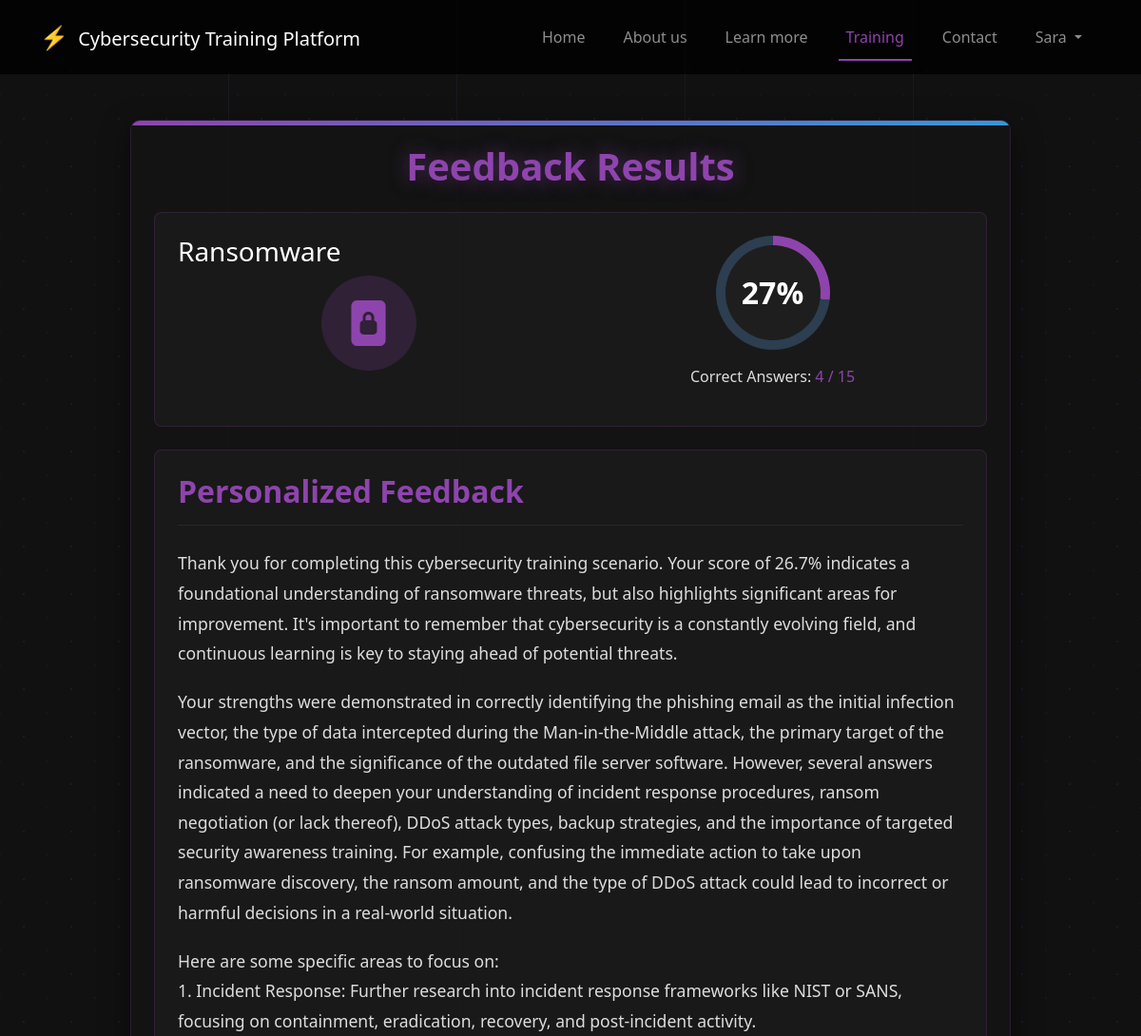
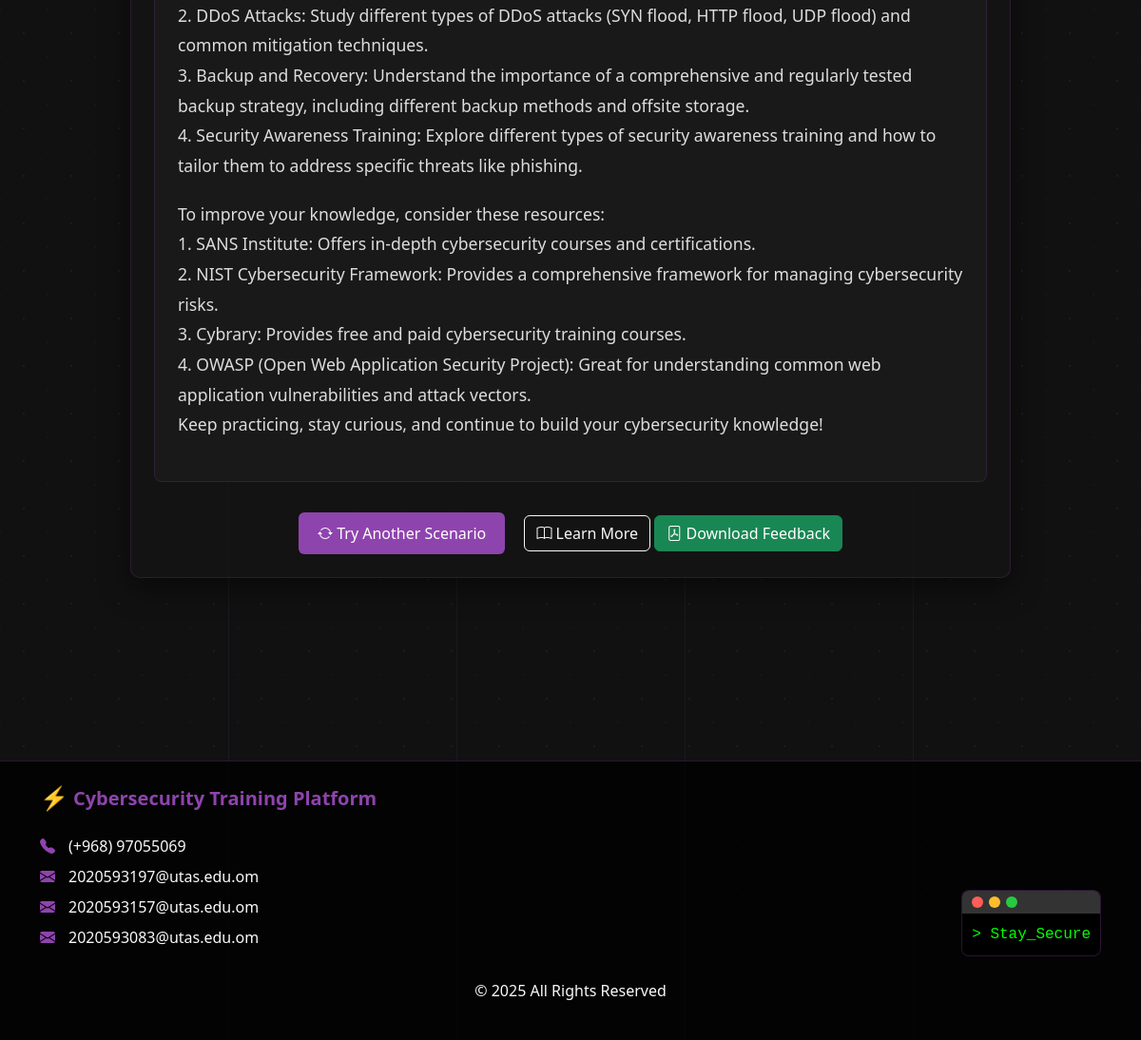
/training/feedback/149/ (signed in), run on the app's committed database (2 pictures, top to bottom).
### training/models.py (models this page shows, shortened)
class Scenario(models.Model):
    scenario_id = models.AutoField(primary_key=True)
    user = models.ForeignKey(User, on_delete=models.CASCADE, related_name='scenarios')
    attack_type = models.ForeignKey(AttackType, on_delete=models.CASCADE)
    created_at = models.DateTimeField(auto_now_add=True)
    scenario_text = models.TextField()
    json_data = models.JSONField(null=True, blank=True)

class UserScenarioResult(models.Model):
    user = models.ForeignKey(User, on_delete=models.CASCADE)
    scenario = models.ForeignKey(Scenario, on_delete=models.CASCADE)
    score = models.IntegerField()  # عدد الإجابات الصحيحة
    total_questions = models.IntegerField()  # العدد الإجمالي للأسئلة
    percentage = models.FloatField()  # النسبة المئوية للإجابات الصحيحة
    feedback = models.TextField(null=True, blank=True)  # التغذية الراجعة
    completed_at = models.DateTimeField(auto_now_add=True)

### pages/models.py (models this page shows, shortened)
class AttackType(models.Model):
    name = models.CharField(max_length=100)
    description = models.TextField()
    icon = models.CharField(max_length=100, blank=True)

### training/views.py (the view)
# urls.py: path('feedback/<int:scenario_id>/', views.feedback, name='feedback'),
@login_required
def feedback(request, scenario_id):
    scenario = get_object_or_404(Scenario, scenario_id=scenario_id)
    user_result = UserScenarioResult.objects.filter(
        user=request.user,
        scenario=scenario
    ).order_by('-completed_at').first()
    if not user_result:
        messages.warning(request, 'No results found for this scenario')
        return redirect('training:scenario', scenario_id=scenario_id)
    responses = Response.objects.filter(
        user=request.user,
        scenario=scenario
    ).select_related('answer', 'answer__question')
    questions = Question.objects.filter(scenario=scenario).prefetch_related('answers')
    question_data = {}
    for question in questions:
        correct_answer = question.answers.filter(is_correct=True).first()
        selected_response = next((r for r in responses if r.answer.question_id == question.question_id), None)
        question_data[question.question_id] = {
            'question_text': question.question_text,
            'correct_answer': correct_answer.answer_text if correct_answer else "Unknown",
            'selected_answer': selected_response.answer.answer_text if selected_response else "Not answered",
            'is_correct': selected_response and selected_response.answer.is_correct if selected_response else False,
            'explanation': question.explanation
        }
    context = {
        'scenario': scenario,
        'score': user_result.percentage,  # إرسال النسبة المئوية بدلاً من عدد الإجابات الصحيحة
        'correct_answers': user_result.score,
        'total_questions': user_result.total_questions,
        'percentage': user_result.percentage,
        'feedback': user_result.feedback,
        'question_data': question_data,
        'scenario_id': scenario_id,
        'attack_type': scenario.attack_type.name
    }
    return render(request, 'training/feedback.html', context)

### templates/training/feedback.html (shortened to what this page needs)
{% extends 'base/base.html' %}
{% load static %}
{% block content %}
<section class="feedback-section py-5">
    <div class="container">
        <div class="row justify-content-center">
            <div class="col-lg-10">
                <div class="feedback-container p-4">
                    <h1 class="feedback-title text-center mb-4">Feedback Results</h1>
                    <div class="scenario-overview p-4 mb-4">
                        <div class="row">
                            <div class="col-md-6">
                                <div class="scenario-info">
                                    <h3>{{ scenario.attack_type.name|title }}</h3>
                                    <div class="scenario-image">
                                        <div class="cyber-icon-wrapper">
                                            {% if scenario.attack_type.name == 'ransomware' %}
                                            <i class="bi bi-file-lock2-fill"></i>
                                            {% elif scenario.attack_type.name == 'ddos' %}
                                            <i class="bi bi-hdd-network-fill"></i>
                                            {% elif scenario.attack_type.name == 'mitm' %}
                                            <i class="bi bi-shield-x"></i>
                                            {% else %}
                                            <i class="bi bi-shield-fill-exclamation"></i>
                                            {% endif %}
                                        </div>
                                    </div>
                                </div>
                            </div>
                            <div class="col-md-6">
                                <div class="score-container">
                                    <div class="score-circle">
                                        <div class="score-number">{{ percentage|floatformat:0 }}%</div>
                                    </div>
                                    <div class="score-details">
                                        <p>Correct Answers: <span>{{ correct_answers }} / {{ total_questions }}</span></p>
                                    </div>
                                </div>
                            </div>
                        </div>
                    </div>
                    <div class="ai-feedback p-4 mb-4">
                        <h2 class="ai-feedback-title">Personalized Feedback</h2>
                        <div class="feedback-content">
                            {{ feedback|safe|linebreaks }}
                        </div>
                    </div>
                    <div class="action-buttons text-center">
                        <a href="{% url 'training:select_attack' %}" class="btn btn-primary me-3">
                            <i class="bi bi-arrow-repeat"></i> Try Another Scenario
                        </a>
                        <a href="{% url 'learn' %}" class="btn btn-outline-light">
                            <i class="bi bi-book"></i> Learn More
                        </a>
                        <a href="{% url 'training:download_feedback_pdf' scenario_id=scenario_id %}" class="btn btn-success" target="_blank">
                            <i class="bi bi-file-pdf"></i> Download Feedback
                        </a>
                    </div>
                </div>
            </div>
        </div>
    </div>
</section>
{% endblock %}

### templates/base/base.html (shortened to what this page needs)
<!DOCTYPE html>
{% load static %}
<html lang="en">
<head>
    <link href="https://cdn.jsdelivr.net/npm/bootstrap@5.3.0-alpha1/dist/css/bootstrap.min.css" rel="stylesheet">
    <link rel="stylesheet" href="https://cdn.jsdelivr.net/npm/bootstrap-icons@1.11.1/font/bootstrap-icons.css">
    <link rel="stylesheet" href="{% static 'css/learn.css' %}">
    <link rel="stylesheet" href="https://cdnjs.cloudflare.com/ajax/libs/font-awesome/5.15.4/css/all.min.css">
</head>
<body>
    <header>
        <nav class="navbar navbar-expand-lg navbar-dark">
            <div class="container">
                <a class="navbar-brand" href="{% url 'home' %}">
                    <span class="cyber-icon">⚡</span> Cybersecurity Training Platform
                </a>
                <div class="collapse navbar-collapse" id="navbarNav">
                    <ul class="navbar-nav ms-auto">
                        <li class="nav-item">
                            <a class="nav-link {% if request.path == '/' %}active{% endif %}" href="{% url 'home' %}">Home</a>
                        </li>
                        <li class="nav-item">
                            <a class="nav-link {% if 'about' in request.path %}active{% endif %}" href="{% url 'about' %}">About us</a>
                        </li>
                        <li class="nav-item">
                            <a class="nav-link {% if 'learn' in request.path %}active{% endif %}" href="{% url 'learn' %}">Learn more</a>
                        </li>
                        <li class="nav-item">
                            <li class="nav-item">
                                <a class="nav-link {% if 'training' in request.path %}active{% endif %}" href="/training/">Training</a>                     </li>
                        <li class="nav-item">
                            <a class="nav-link {% if 'contact' in request.path %}active{% endif %}" href="{% url 'contact' %}">Contact</a>
                        </li>
                        {% if user.is_authenticated %}
<li class="nav-item dropdown">
    <a class="nav-link dropdown-toggle" href="#" id="navbarDropdown" role="button" data-bs-toggle="dropdown" aria-expanded="false">
        {{ user.first_name|default:user.username }}
    </a>
</li>
{% else %}
<li class="nav-item">
    <a class="btn get-started-btn" href="{% url 'login' %}">Get Started</a>
</li>
{% endif %}
                    </ul>
                </div>
            </div>
        </nav>
    </header>
    <main>
        {% block content %}{% endblock %}
    </main>
    <footer class="text-light py-4">
        <div class="container">
            <div class="row">
                <div class="col-md-6">
                    <h5 class="footer-title"><span class="cyber-icon">⚡</span> Cybersecurity Training Platform</h5>
                    <div class="contact-info">
                        <p><i class="bi bi-telephone-fill"></i> (+968) 97055069</p>
                        <p><i class="bi bi-envelope-fill"></i> 2020593197@utas.edu.om</p>
                        <p><i class="bi bi-envelope-fill"></i> 2020593157@utas.edu.om</p>
                        <p><i class="bi bi-envelope-fill"></i> 2020593083@utas.edu.om</p>
                    </div>
                </div>
                <div class="col-md-6 text-md-end d-flex align-items-end justify-content-end">
                    <div class="terminal-box">
                        <div class="terminal-header">
                            <span class="dot"></span>
                            <span class="dot"></span>
                            <span class="dot"></span>
                        </div>
                        <div class="terminal-content">
                            > Stay_Secure
                        </div>
                    </div>
                </div>
            </div>
            <div class="text-center mt-4">
                <p>© 2025 All Rights Reserved</p>
            </div>
        </div>
    </footer>
</body>
</html>

### templates/base/base.html (style rules this page uses)
body { font-family: 'Segoe UI', Tahoma, Geneva, Verdana, sans-serif; background-color: #111; color: #fff; position: relative; min-height: 100vh; }
body::before { content: ''; position: absolute; top: 0; left: 0; width: 100%; height: 100%; background-image: radial-gradient(#8e44ad20 1px, transparent 1px), radial-gradient(#8e44ad10 1px, transparent 1px); background-size: 50px 50px; background-position: 0 0, 25px 25px; pointer-events: none; z-index: -1; }
.navbar { background-color: rgba(0, 0, 0, 0.8); padding: 1rem 0; }
.cyber-icon { color: #ff5500; font-size: 1.2em; margin-right: 5px; }
.nav-link { margin: 0 12px; position: relative; font-weight: 500; }
.nav-link.active { color: #8e44ad !important; }
.nav-link.active::after { content: ''; position: absolute; width: 100%; height: 2px; background-color: #8e44ad; bottom: -5px; left: 0; }
footer { background-color: rgba(0, 0, 0, 0.8); padding: 2rem 0; margin-top: 9rem; border-top: 1px solid rgba(142, 68, 173, 0.3); }
.footer-title { color: #8e44ad; font-weight: 600; display: flex; align-items: center; }
.terminal-box { background-color: #000; border-radius: 8px; max-width: 300px; overflow: hidden; margin-left: auto; border: 1px solid rgba(142, 68, 173, 0.3); }
.terminal-header { background-color: #333; padding: 6px 10px; display: flex; align-items: center; }
.dot { width: 12px; height: 12px; border-radius: 50%; background-color: #ff5f57; margin-right: 6px; }
.dot:nth-child(2) { background-color: #ffbd2e; }
.dot:nth-child(3) { background-color: #28ca41; }
.terminal-content { padding: 10px; color: #00ff00; font-family: monospace; }
.contact-info { margin-top: 1.5rem; }
.contact-info p { margin-bottom: 0.5rem; display: flex; align-items: center; }
.contact-info i { color: #8e44ad; margin-right: 10px; width: 20px; }

### templates/training/feedback.html (style rules this page uses)
.feedback-section { min-height: calc(100vh - 300px); }
.feedback-container { background-color: rgba(20, 20, 20, 0.8); border-radius: 10px; border: 1px solid rgba(142, 68, 173, 0.2); box-shadow: 0 10px 30px rgba(0, 0, 0, 0.5); position: relative; overflow: hidden; }
.feedback-container::before { content: ''; position: absolute; top: 0; left: 0; width: 100%; height: 5px; background: linear-gradient(to right, #8e44ad, #3498db); }
.feedback-title { color: #8e44ad; font-weight: 700; font-size: 2.5rem; text-shadow: 0 0 20px rgba(142, 68, 173, 0.5); }
.scenario-overview, .ai-feedback { background-color: rgba(30, 30, 30, 0.6); border-radius: 8px; border: 1px solid rgba(142, 68, 173, 0.2); }
.cyber-icon-wrapper { width: 100px; height: 100px; border-radius: 50%; background-color: rgba(142, 68, 173, 0.2); display: flex; justify-content: center; align-items: center; margin: 0 auto; }
.cyber-icon-wrapper i { font-size: 3rem; color: #8e44ad; }
.score-container { display: flex; flex-direction: column; align-items: center; justify-content: center; height: 100%; }
.score-circle { width: 120px; height: 120px; border-radius: 50%; background: conic-gradient(#8e44ad calc(var(--score) * 1%), #2c3e50 0); display: flex; justify-content: center; align-items: center; position: relative; margin-bottom: 1rem; }
.score-circle::before { content: ''; position: absolute; width: 100px; height: 100px; border-radius: 50%; background-color: #1e1e1e; }
.score-number { position: relative; z-index: 1; font-size: 2rem; font-weight: 700; color: #fff; }
.score-details { text-align: center; color: #ddd; }
.score-details span { color: #8e44ad; font-weight: 500; }
.ai-feedback-title { color: #8e44ad; font-weight: 600; margin-bottom: 1.5rem; padding-bottom: 1rem; border-bottom: 1px solid rgba(142, 68, 173, 0.2); }
.feedback-content { color: #ddd; font-size: 1.1rem; line-height: 1.8; }
.feedback-content p { margin-bottom: 1.2rem; }
.action-buttons { margin-top: 2rem; }
.btn-primary { background-color: #8e44ad; border: none; padding: 10px 20px; font-weight: 500; transition: all 0.3s; }

### data on the page
Scenario: attack_type.name "Ransomware"
UserScenarioResult: percentage "27", feedback "Thank you for completing this cybersecurity training scenario. Your score of 26.7% indicates a foundational understanding of ransomware threats, but also highlights significant areas for improvement. It's important to remember that cybersecurity is a constantly evolving field, and continuous learning is key to staying ahead of potential threats. Your strengths were demonstrated in correctly identifying the phishing email as the initial infection vector, the type of data intercepted during the Man-in-the-Middle attack, the primary target of the ransomware, and the significance of the outdated file server software. However, several answers indicated a need to deepen your understanding of…"

### other printed values
{{ user.first_name|default:user.username }} "Sara"
{{ correct_answers }} "4"
{{ total_questions }} "15"
